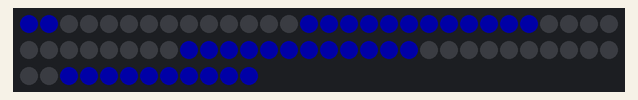
A program run on a simulated Raspberry Pi (BCM pin numbers). Shown: 72 RGB LEDs in strip order, left to right, continuing on the next row. Dim RGB values are drawn brighter than linear.

Above: at 1.1 s.
At 2.15 s:
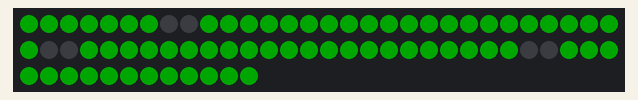
At 3.2 s:
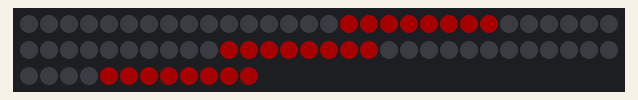
At 3.74 s:
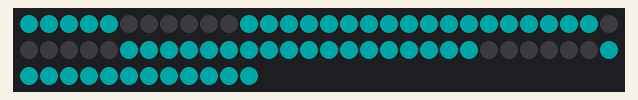
At 4.29 s:
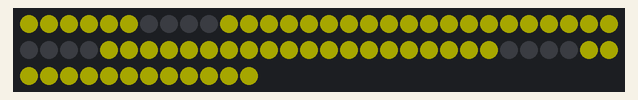
At 5.46 s:
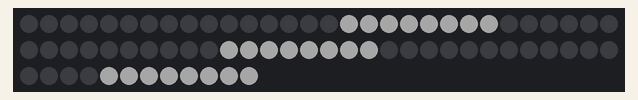

Measured:
- by itself, everything shown: repeats every 4.5 s, in 102 steps

The program:

updown-pyramid.py
```python
from time import sleep    # RasPiO Inspiring scripts
import apa                # http://rasp.io/inspiring

numleds = 72              # number of LEDs in our display
delay = 0.04
brightness = 5            # 0-31, 224-255, 0xE0-0xFF

ledstrip = apa.Apa(numleds)

ledstrip.flush_leds()
ledstrip.zero_leds()
ledstrip.write_leds()

ledstrip.led_set(0, 255, 0, 0, 255)  #red led 0
ledstrip.led_set(1, 255, 255, 0, 0)  #blue led 1
ledstrip.led_set(2, 255, 0, 128, 0)  #green led 2
ledstrip.led_set(3, 255, 25, 25, 25) #dim white led 3
ledstrip.led_set(4, 255, 50, 0, 50)  #magenta led 4
ledstrip.led_set(5, 255, 50, 50, 0)  #cyan led 5
ledstrip.led_set(6, 255, 0, 50, 50)  #yellow led 6
ledstrip.led_set(7,   0, 10, 0, 0)   #black led 7

ledstrip.write_leds()
sleep(1)

ledstrip.flush_leds()
ledstrip.zero_leds()
ledstrip.write_leds()

if (brightness < 32):   # so you can use 0-31 for brightness too
    brightness += 224

levels = [[16,17,18,19,20,21,22,23,40,41,42,43,44,45,46,47,64,65,66,67,68,69,70,71],
          [0,15,24,39,48,63],
          [1,14,25,38,49,62],
          [2,13,26,37,50,61],
          [3,12,27,36,51,60],
          [4,11,28,35,52,59],
          [5,10,29,34,53,58],
          [6,9,30,33,54,57],
          [7,8,31,32,55,56]]

backwards = levels[:]  # copy list and reverse it
backwards.reverse()    # so we can easily go backwards

def updown(b,g,r):
    for level in levels:
        for led in level:
            ledstrip.led_values[led] = [brightness, b, g, r]
        ledstrip.write_leds()
        sleep(delay)
    for level in backwards:
        if len(level) != 24:       # prevents flicker on first level
            for led in level:
                ledstrip.led_values[led] = [brightness, 0, 0, 0]
        ledstrip.write_leds()
        sleep(delay)

try:
    while True:
        updown(255,0,0)
        updown(0,255,0)
        updown(0,0,255)
        updown(255,255,0)
        updown(0,255,255)
        updown(255,255,255)
        #delay = delay * 0.9    # speed up a little bit each iteration

finally:
    print("/nAll LEDs OFF - BYE!/n")
    ledstrip.zero_leds()
    ledstrip.write_leds()

"""
This program cycles up and down the pyramid, changing colours for each iteration.

Things of note are...

levels (line 33) is a list of lists.
Each element of the main list contains a list of LED numbers on the same level.
e.g. levels[0] contains 24 elements because there are 3 strips of 8 LEDs on that level.
All the other levels have 6 elements.

By grouping them in levels, we are able to control each level separately.

We do this by iterating through the levels and through the LEDs on each level
using nested loops...
    for level in levels:
        for led in level:
            ledstrip.led_values[led] = [brightness, b, g, r]

Then we manipulate ledstrip.led_values directly as this makes it easy for us to
directly over-write the values for the LEDs without using ledstrip.led_set()

The rest of the program is very similar to example03.py
(in fact I ripped the code from updown_pyramid when I wrote example03.py
"""
```

apa.py
```python
import spidev                  # RasPiO Inspiring scripts
from time import sleep         # http://rasp.io/inspiring
import copy
spi = spidev.SpiDev()
spi.open(0,1)   # using device 1 so 0 is free for AZ
spi.max_speed_hz = 30000000    # fixing SPI (thanks Dougie)

class Apa(object):
    def __init__(self, numleds):
        self.numleds = numleds
        self.led_values = [] # initialise a list for LED values
        for y in range(numleds):
            self.led_values.append([0xE0, 0x00, 0x00, 0x00])

    def flush_leds(self):
        """Sends 4 null bytes to wake/initiate the APA102s
        also used to terminate the frame"""
        self.send = spi.xfer([0x00, 0x00, 0x00, 0x00])

    def write_leds(self):
        """write_leds() writes all stored led_values to LEDs"""
        self.flush_leds()
        for value in self.led_values:
            txdata = copy.copy(value)
            self.send = spi.xfer(txdata)
        for x in range((self.numleds // 32) +2):  #check this not overkill
            self.flush_leds()

    def reset_leds(self):
        """reset_leds() switches all leds off manually
        without changing stored led_values"""
        self.flush_leds()
        for x in range(self.numleds):
            """Set all APA102c LEDs to zero brightness 0xE0,
            zero colour"""
            self.send = spi.xfer([0xE0, 0x00, 0x00, 0x00])
        for x in range((self.numleds // 32) +2):
            self.flush_leds()

    def zero_leds(self):
        """zero_leds() zeroes stored led_values
        without writing their values to the LEDs.
        i.e. total reset but don't display yet"""
        for y in range(self.numleds):
            self.led_values[y] = ([0xE0, 0x00, 0x00, 0x00])

    def led_set(self, number, brightness, blue, green, red):
        """led_set() is used to set the values for a specific LED.
        number is the list index of the LED
        e.g. first LED is 0 and eighth is 7.

        Brightness values are 0-31 for simplicity
        But you can also use  224-255 or 0xE0-0xFF

        Colour values are 0-255 in decimal or hex 0x00-0xFF.
        Values such as 255, 0, 0, 0 sometimes cause errors.

        If you want "black" or "off", better to use brightness of 224 or 0xE0
        then the LED will be off regardless of what colour values you give it
        """
        if (brightness < 32):   # so you can use 0-31 for brightness too
            brightness += 224

        self.led_values[number] = [brightness, blue, green, red]


if __name__ == "__main__":

    numleds = 24    # number of LEDs in our display

    ledstrip = Apa(numleds)
    print("flushing LEDS")
    ledstrip.flush_leds()
    print("Zeroing LEDS")
    ledstrip.zero_leds()
    print("Writing to LEDS")
    ledstrip.write_leds()

    print("Setting different colours to 8 LEDS (8th one is black = OFF)")
    ledstrip.led_set(0, 255, 0, 0, 255)  #red led 1
    ledstrip.led_set(1, 255, 255, 0, 0)  #blue led 2
    ledstrip.led_set(2, 255, 0, 128, 0)  #green led 3
    ledstrip.led_set(3, 255, 25, 25, 25) #dim white led 4
    ledstrip.led_set(4, 255, 50, 0, 50)  #magenta led 5
    ledstrip.led_set(5, 255, 50, 50, 0)  #cyan led 6
    ledstrip.led_set(6, 255, 0, 50, 50)  #yellow led 7
    ledstrip.led_set(7, 224, 0, 0, 0)    #black led 8

    print("Writing to LEDS")
    ledstrip.write_leds()

    sleep(5)
    print("Resetting LEDS")
    ledstrip.reset_leds()


"""How it works...

import apa

You define the number of LEDs

numleds = 20  and then call the class with...

ledstrip = apa.Apa(numleds)

ledstrip.flush_leds() sends 4 null bytes to spi 0 on CE1 to 'wake' the
APA102c LEDs

Then you set the values of your LEDs
brightness, Blue, Green, Red

ledstrip.led_set(number, brightness, blue, green, red)
where number is the LED position number starting at 0

Brightness values are 0-31 for simplicity
But you can also use  224-255 or 0xE0-0xFF

RGB colour values are 0-255 decimal (or hex 0x00-0xFF)
Values such as 255, 0, 0, 0 sometimes cause errors.

If you want "black" or "off", better to use brightness of 0, 224 or 0xE0
then the LED will be off regardless of what colour values you give it
All LED values are stored in list variable
led_values

ledstrip.write_leds() initiates the SK9822 (or APA102c) LEDs, then writes
to spi the contents of led_values, namely 4 data bytes for each LED:
brightness, blue, green, red

This sets the brightness and colours of each LED.

After that it sends (numleds // 32) +2 iterations of null data to
allow time for the LEDs at the end to catch up before writing to
them again.

Default spi speed from spidev seems to be about 330 kHz.
This means that one transaction of 32 clock cycles, plus about 16
of time off in between should take about 48/330000 of a second.
Or you should be able to get 330000/48 = 6875 transactions per second.

There are three nulls between each frame.
With 20 LEDs you should therefore have 23 * 48/330000 = 3.3ms
for each frame (ignoring Python processing time).
So a theoretical 300 frames per second. But Python slows it down.

I've noticed you can get about 100 counts per second.

You can squash in some more by upping the MHz, but only about
3 times as many at 60 MHz. It looks like the chip enable process
slows things down. Perhaps xfer2 would be faster if no
other SPI devices are in use?
"""
```
